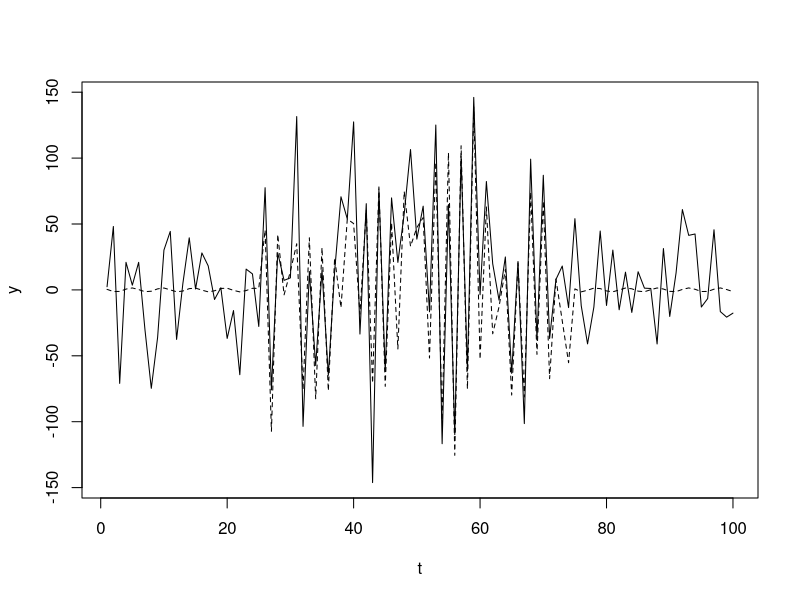

Write the R code that produced this figure.
y <- NULL    # The generated volatility variable

a <- 1.5     # The required parameters.
b <- 5
wfi <- 11
stdev <- 35
n <- 100
u <- rnorm(n,0,stdev)
x <- 1:n


wf <- function(x,n,a,b)
{
  v <- NULL
  for(j in 1:n)
  {
    v[j] <- (a^j)*cos((b^j)*x)
  }
  return(sum(v))
}

# The TS . . .

for(i in 1:n)
{
  if((i <= n/4) || (i > 3*n/4))
  {
    y[i] <- wf(x[i],1,a,b)+u[i]
  }

  else
  {
    y[i] <- wf(x[i],wfi,a,b)+u[i]
  }
}

# The trend . . .

at <- NULL

for(i in 1:n)
{
  if((i <= n/4) || (i > 3*n/4))
  {
    at[i] <- wf(x[i],1,a,b)
  }
  
  else
  {
    at[i] <- wf(x[i],wfi,a,b)
  }
}


plot(x, y, type="l",lty=1,xlab = "t")
# plot(x, at, type="l")
# plot(x[q13], at[q13], type="l")
lines(x,at,lty=2,lwd=1)
# plot(u,type="l")

q01 <- 1:(n/4)
q13 <- ((n/4)+1):(3*n/4)
q34 <- (3*n/4+1):n
list(
      var.test(y[q01],y[q13]),
      var.test(y[q13],y[q34]),
      var.test(y[q01],y[q34])
    )